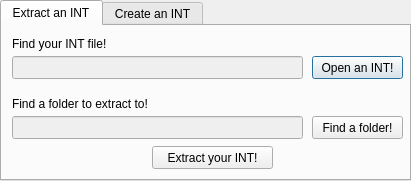
<?xml version="1.0" encoding="UTF-8"?>
<ui version="4.0">
 <class>pwf2int</class>
 <widget class="QDialog" name="pwf2int">
  <property name="geometry">
   <rect>
    <x>0</x>
    <y>0</y>
    <width>411</width>
    <height>181</height>
   </rect>
  </property>
  <property name="minimumSize">
   <size>
    <width>411</width>
    <height>181</height>
   </size>
  </property>
  <property name="maximumSize">
   <size>
    <width>411</width>
    <height>181</height>
   </size>
  </property>
  <property name="windowTitle">
   <string>pwf2int</string>
  </property>
  <property name="windowIcon">
   <iconset resource="pwf2main.qrc">
    <normaloff>:/img/pwf2tools.png</normaloff>:/img/pwf2tools.png</iconset>
  </property>
  <widget class="QTabWidget" name="IntTabs">
   <property name="geometry">
    <rect>
     <x>0</x>
     <y>0</y>
     <width>411</width>
     <height>181</height>
    </rect>
   </property>
   <property name="layoutDirection">
    <enum>Qt::LeftToRight</enum>
   </property>
   <property name="tabPosition">
    <enum>QTabWidget::North</enum>
   </property>
   <property name="tabShape">
    <enum>QTabWidget::Rounded</enum>
   </property>
   <property name="currentIndex">
    <number>0</number>
   </property>
   <widget class="QWidget" name="extTab">
    <attribute name="title">
     <string>Extract an INT</string>
    </attribute>
    <widget class="QPushButton" name="openIntExt">
     <property name="geometry">
      <rect>
       <x>310</x>
       <y>30</y>
       <width>91</width>
       <height>23</height>
      </rect>
     </property>
     <property name="text">
      <string>Open an INT!</string>
     </property>
    </widget>
    <widget class="QLineEdit" name="ExtIntPathBox">
     <property name="enabled">
      <bool>false</bool>
     </property>
     <property name="geometry">
      <rect>
       <x>10</x>
       <y>30</y>
       <width>291</width>
       <height>23</height>
      </rect>
     </property>
    </widget>
    <widget class="QLabel" name="ExtFindIntLabel">
     <property name="geometry">
      <rect>
       <x>10</x>
       <y>10</y>
       <width>291</width>
       <height>16</height>
      </rect>
     </property>
     <property name="text">
      <string>Find your INT file!</string>
     </property>
    </widget>
    <widget class="QLabel" name="ExtFindFolderLabel">
     <property name="geometry">
      <rect>
       <x>10</x>
       <y>70</y>
       <width>291</width>
       <height>16</height>
      </rect>
     </property>
     <property name="text">
      <string>Find a folder to extract to!</string>
     </property>
    </widget>
    <widget class="QLineEdit" name="openFolderExtPathBox">
     <property name="enabled">
      <bool>false</bool>
     </property>
     <property name="geometry">
      <rect>
       <x>10</x>
       <y>90</y>
       <width>291</width>
       <height>23</height>
      </rect>
     </property>
    </widget>
    <widget class="QPushButton" name="openFolderExt">
     <property name="geometry">
      <rect>
       <x>310</x>
       <y>90</y>
       <width>91</width>
       <height>23</height>
      </rect>
     </property>
     <property name="text">
      <string>Find a folder!</string>
     </property>
    </widget>
    <widget class="QPushButton" name="RunExtButt">
     <property name="geometry">
      <rect>
       <x>150</x>
       <y>120</y>
       <width>121</width>
       <height>23</height>
      </rect>
     </property>
     <property name="text">
      <string>Extract your INT!</string>
     </property>
    </widget>
   </widget>
   <widget class="QWidget" name="createTab">
    <attribute name="title">
     <string>Create an INT</string>
    </attribute>
    <widget class="QLabel" name="saveIntLabel">
     <property name="geometry">
      <rect>
       <x>10</x>
       <y>10</y>
       <width>171</width>
       <height>16</height>
      </rect>
     </property>
     <property name="text">
      <string>Save your INT!</string>
     </property>
    </widget>
    <widget class="QLineEdit" name="saveIntPathBox">
     <property name="enabled">
      <bool>false</bool>
     </property>
     <property name="geometry">
      <rect>
       <x>10</x>
       <y>30</y>
       <width>291</width>
       <height>23</height>
      </rect>
     </property>
    </widget>
    <widget class="QPushButton" name="saveIntButt">
     <property name="geometry">
      <rect>
       <x>310</x>
       <y>30</y>
       <width>91</width>
       <height>23</height>
      </rect>
     </property>
     <property name="text">
      <string>Save an INT!</string>
     </property>
    </widget>
    <widget class="QLabel" name="findFolderLabel">
     <property name="geometry">
      <rect>
       <x>10</x>
       <y>70</y>
       <width>301</width>
       <height>16</height>
      </rect>
     </property>
     <property name="text">
      <string>Find your folder with your modified INT content!</string>
     </property>
    </widget>
    <widget class="QLineEdit" name="moddedIntFolderPathBox">
     <property name="enabled">
      <bool>false</bool>
     </property>
     <property name="geometry">
      <rect>
       <x>10</x>
       <y>90</y>
       <width>291</width>
       <height>23</height>
      </rect>
     </property>
    </widget>
    <widget class="QPushButton" name="findModdedFolderButt">
     <property name="geometry">
      <rect>
       <x>310</x>
       <y>90</y>
       <width>91</width>
       <height>23</height>
      </rect>
     </property>
     <property name="text">
      <string>Find a folder!</string>
     </property>
    </widget>
    <widget class="QPushButton" name="CrtIntButt">
     <property name="geometry">
      <rect>
       <x>150</x>
       <y>120</y>
       <width>121</width>
       <height>23</height>
      </rect>
     </property>
     <property name="text">
      <string>Create an INT!</string>
     </property>
    </widget>
   </widget>
  </widget>
 </widget>
 <resources>
  <include location="pwf2main.qrc"/>
 </resources>
 <connections/>
</ui>
